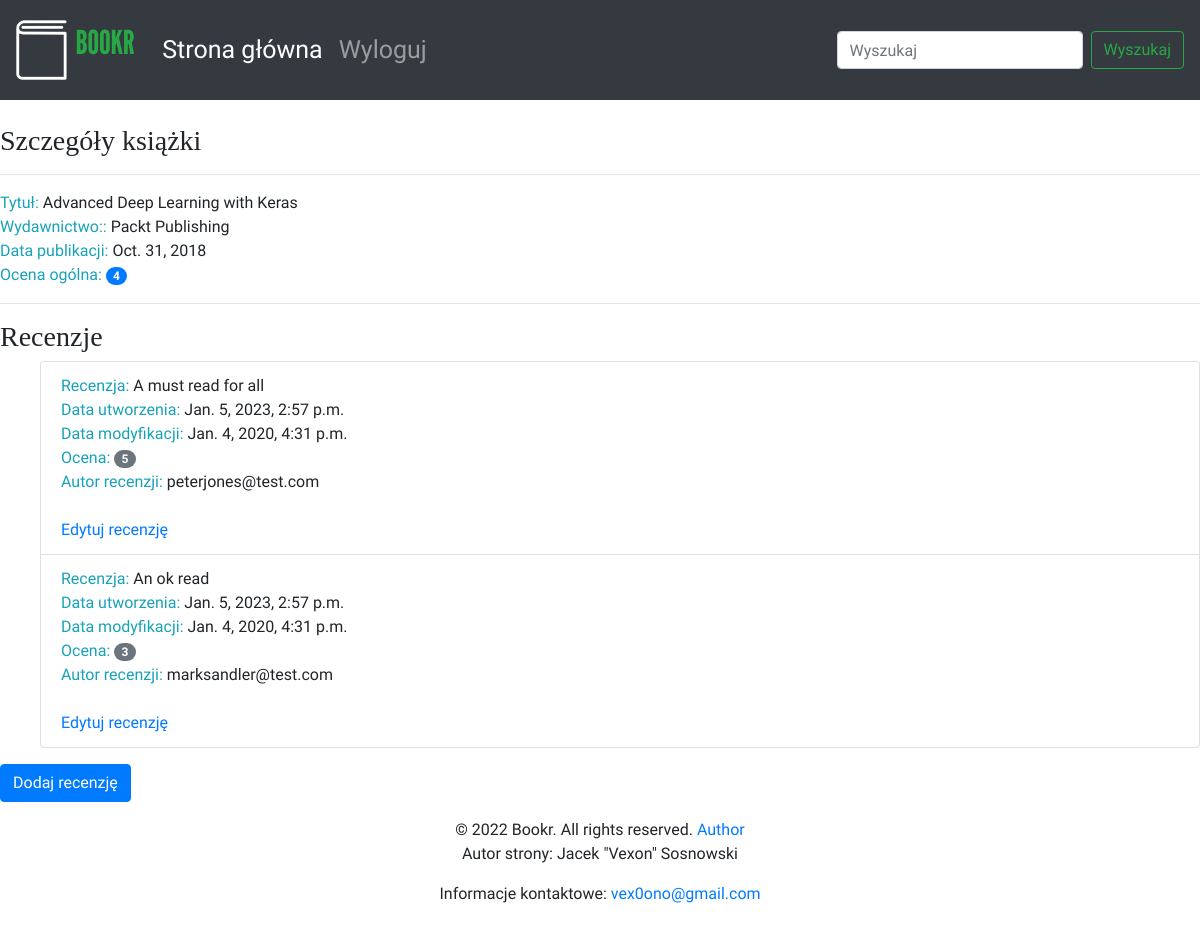
Page /books/1/ on the committed database.
### reviews/models.py (models this page shows, shortened)
class Book(models.Model):
    title = models.CharField(max_length=70, help_text="Tytuł książki.")
    publication_date = models.DateField(verbose_name="Data publikacji książki.")
    isbn = models.CharField(max_length=20, verbose_name="Numer ISBN książki.")
    publisher = models.ForeignKey(Publisher, on_delete=models.CASCADE)
    contributors = models.ManyToManyField('Contributor', through="BookContributor")

class Publisher(models.Model):
    name = models.CharField(max_length=50, help_text="Nazwa wydawcy.")
    website = models.URLField(help_text="Witryna wydawcy.")
    email = models.EmailField(help_text="Adres e-mail wydawcy.")
    def __str__(self):
        return self.name

class Review(models.Model):
    content = models.TextField(help_text="Tekst Recenzji.")
    rating = models.IntegerField(help_text="Ocena użytkownika.")
    date_created = models.DateTimeField(auto_now_add=True, help_text="Data i czas utworzenia recenzji.")
    date_edited = models.DateTimeField(null=True, help_text="Data i czas ostatniej edycji recenzji.")
    creator = models.ForeignKey(auth.get_user_model(), on_delete=models.CASCADE)
    book = models.ForeignKey(Book, on_delete=models.CASCADE, help_text="Recenzowana książka.")

### reviews/views.py (the view)
# urls.py: path('books/<int:pk>/', views.book_detail, name='book_detail'),
def book_detail(request, pk):
    book = get_object_or_404(Book, pk=pk)
    reviews = book.review_set.all()
    if reviews:
        book_rating = average_rating([review.rating for review in reviews])
        context = {
            "book": book,
            "book_rating": book_rating,
            "reviews": reviews
        }
    else:
        context = {
            "book": book,
            "book_rating": None,
            "reviews": None
        }
    return render(request, "book_detail.html", context)

### reviews/utils.py (called while the page is built)
def average_rating(rating_list):
    if not rating_list:
        return 0
    return round(sum(rating_list) / len(rating_list))

### reviews/templates/book_detail.html
{% extends 'base.html' %}
{% block content %}
      <br>
      <h3>Szczegóły książki</h3>
      <hr>
      <span class="text-info">Tytuł: </span> <span>{{ book.title }}</span>
      <br>
      <span class="text-info">Wydawnictwo:: </span><span>{{ book.publisher }}</span>
      <br>
      <span class="text-info">Data publikacji: </span><span>{{ book.publication_date }}</span>
      <br>
      {% if not reviews %}
            <hr>
            <h3>Bądź pierwszą osobą, która oceni.</h3>
      {% else %}
            <span class="text-info">Ocena ogólna: </span><span class="badge badge-primary badge-pill">{{ book_rating }}</span>
            <br>
            <hr>
            <h3>Recenzje</h3>
            <ul>
            {% for review in reviews %}
                  <li class="list-group-item">
                        <span class="text-info">Recenzja: </span> <span>{{ review.content }}</span>
                        <br>
                        <span class="text-info">Data utworzenia: </span><span>{{ review.date_created }}</span>
                        <br>
                        <span class="text-info">Data modyfikacji: </span><span>{{ review.date_edited }}</span>
                        <br>
                        <span class="text-info">Ocena: </span><span class="badge badge-secondary badge-pill">{{ review.rating }}</span>
                        <br>
                        <span class="text-info">Autor recenzji: </span><span>{{ review.creator.username }}</span>
                        <br>
                        <br>
                        <a href="{% url 'review_edit' book.pk review.pk %}">Edytuj recenzję</a>
                  </li>
            {% endfor %}
            </ul>
      {% endif %}
      <a class="btn btn-primary" href="{% url 'review_create' book.pk %}">Dodaj recenzję</a>
{% endblock %}

### static/main.css (style rules this page uses)
body { font-family: 'Source Sans Pro', sans-serif; background-color: #e6efe8 color: #393939; }
h1, h2, h3, h4, h5, h6 { font-family: 'Libre Baskerville', serif; }

### rows in the picture
Book: title "Advanced Deep Learning with Keras", publisher "Packt Publishing", publication_date "Oct. 31, 2018"
Review: content "A must read for all", date_created "Jan. 5, 2023, 2:57 p.m.", date_edited "Jan. 4, 2020, 4:31 p.m.", rating "5", creator.username "peterjones@test.com"
Review: content "An ok read", date_created "Jan. 5, 2023, 2:57 p.m.", date_edited "Jan. 4, 2020, 4:31 p.m.", rating "3", creator.username "marksandler@test.com"

### other values in the picture
{{ book_rating }} "4"
